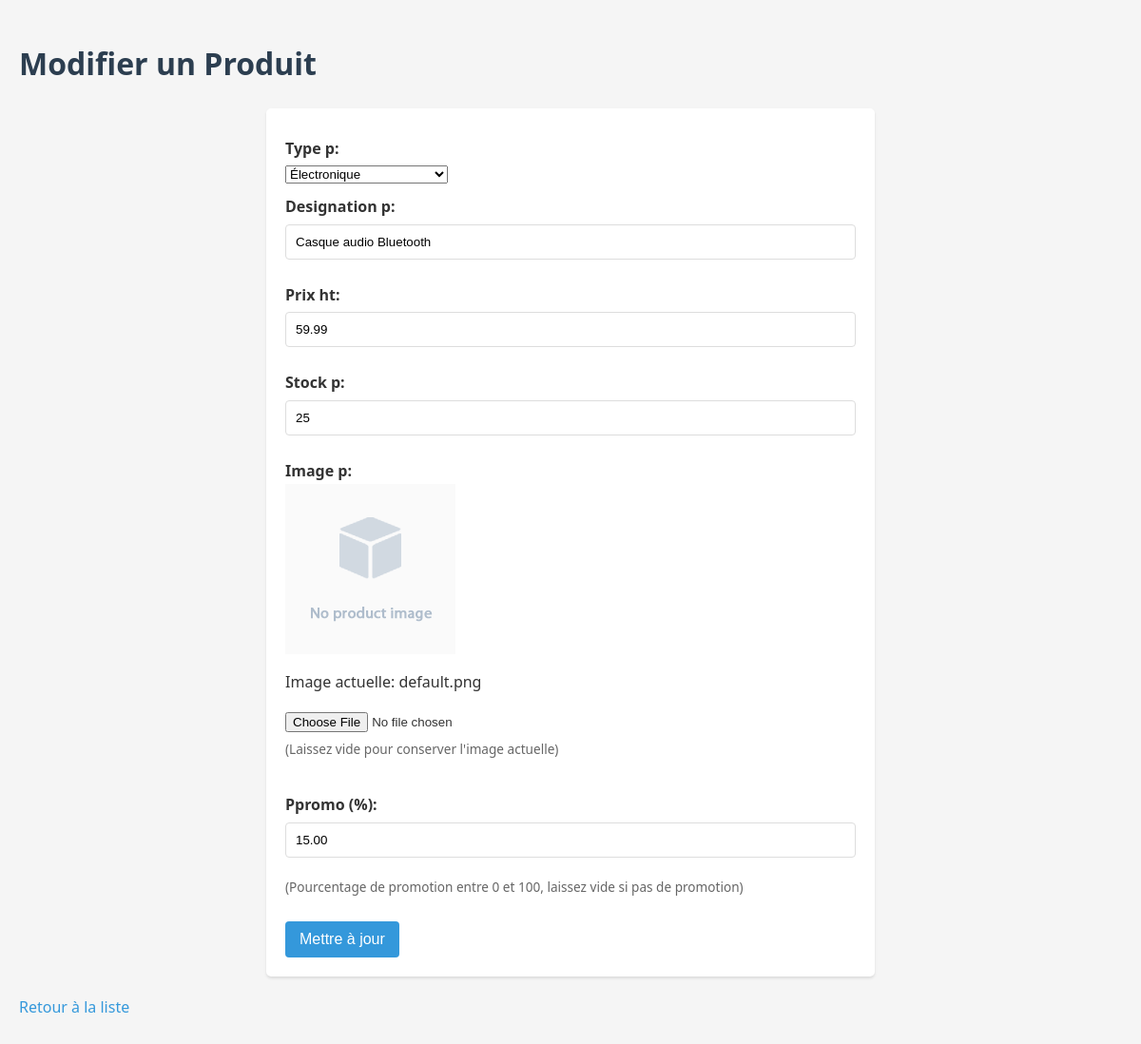
/crud/update.php?table=produit&id=6 (signed in), run on the app's committed database.
### tables this page shows
CREATE TABLE `produit` (
  `id_p` int(11) NOT NULL,
  `type_p` varchar(100) NOT NULL,
  `designation_p` varchar(255) NOT NULL,
  `prix_ht` decimal(10,2) NOT NULL,
  `date_in` date NOT NULL,
  `timeS_in` timestamp NOT NULL DEFAULT current_timestamp(),
  `stock_p` int(11) DEFAULT 0,
  `image_p` varchar(255) DEFAULT 'default.png',
  `ppromo` decimal(5,2) DEFAULT NULL COMMENT 'Pourcentage de promotion (ex: 15.00 pour 15%)'
);

### config/crud_config.php (called while the page is built)
<?php
return [
    'user' => [
        'excluded_columns' => ['user_id', 'user_date_new', 'user_date_login', 'user_compte_id'],
        'default_values' => [
            'user_compte_id' => function($pdo) {
                return null;
            },
            'user_password' => function($password) {
                return password_hash($password, PASSWORD_DEFAULT);
            }
        ],
        'primary_key' => 'user_id'
    ],
    'produit' => [
        'excluded_columns' => ['id_p', 'date_in', 'timeS_in'],
        'default_values' => [
            'id_p' => function($pdo) {
                $stmt = $pdo->query("SELECT MAX(user_compte_id) FROM user");
                $maxId = $stmt->fetchColumn();
                return $maxId ? $maxId + 1 : 1;
            },
            'date_in' => function() {
            return date('Y-m-d');
            }
        ],
        'primary_key' => 'id_p'
    ],
    'historique_prix' => [
        'excluded_columns' => ['id_hist', 'date_modification'],
        'default_values' => [],
        'primary_key' => 'id_hist'
    ],
];
?>

### crud/update.php (the view, shortened to what this page needs)
<?php
include '../config/db.php';
$crudConfig = include '../config/crud_config.php';
$productTypesFile = '../config/product_types.json';
$productTypes = [];
if (file_exists($productTypesFile)) {
    $productTypesJson = file_get_contents($productTypesFile);
    $productTypesData = json_decode($productTypesJson, true);
    if ($productTypesData && isset($productTypesData['categories'])) {
        $productTypes = $productTypesData['categories'];
    }
}
$table = $_GET['table'] ?? die("Table non spécifiée");
$id = $_GET['id'] ?? die("ID non spécifié");
$config = $crudConfig[$table] ?? die("Configuration non trouvée pour la table $table");
$stmt = $pdo->prepare("SELECT * FROM $table WHERE {$config['primary_key']} = ?");
$stmt->execute([$id]);
$item = $stmt->fetch(PDO::FETCH_ASSOC);
$stmt = $pdo->query("DESCRIBE $table");
$columns = $stmt->fetchAll(PDO::FETCH_COLUMN);
$formColumns = array_diff($columns, $config['excluded_columns']);
?>
<!DOCTYPE html>
<html>
<head>
    <link rel="stylesheet" href="/assets/css/style.css">
</head>
<body>
    <h1>Modifier un <?= ucfirst($table) ?></h1>
    <form method="POST" enctype="multipart/form-data">
        <?php foreach ($formColumns as $column): ?>
            <?php if ($table === 'produit' && $column === 'image_p'): ?>
                <label><?= ucfirst(str_replace('_', ' ', $column)) ?>:</label>
                <div>
                    <?php if (!empty($item[$column])): ?>
                        <img src="../img_produit/<?= htmlspecialchars($item[$column]) ?>" alt="Image actuelle" style="max-width: 200px; max-height: 200px; display: block; margin-bottom: 10px;">
                        <p>Image actuelle: <?= htmlspecialchars($item[$column]) ?></p>
                    <?php endif; ?>
                    <input type="file" name="<?= $column ?>" accept="image/*">
                    <small>(Laissez vide pour conserver l'image actuelle)</small>
                </div>
                <br>
            <?php elseif ($table === 'produit' && $column === 'ppromo'): ?>
                <label><?= ucfirst(str_replace('_', ' ', $column)) ?> (%):</label>
                <input type="number" name="<?= $column ?>" min="0" max="100" step="0.01"
                       value="<?= htmlspecialchars($item[$column] ?? '') ?>"
                       placeholder="Ex: 15.50">
                <small>(Pourcentage de promotion entre 0 et 100, laissez vide si pas de promotion)</small>
                <br>
            <?php elseif ($table === 'produit' && $column === 'type_p'): ?>
                <label><?= ucfirst(str_replace('_', ' ', $column)) ?>:</label>
                <select name="<?= $column ?>" required>
                    <?php foreach ($productTypes as $type): ?>
                        <option value="<?= htmlspecialchars($type['label']) ?>"
                                <?= ($item[$column] === $type['label']) ? 'selected' : '' ?>>
                            <?= htmlspecialchars($type['label']) ?>
                        </option>
                    <?php endforeach; ?>
                </select>
                <br>
            <?php else: ?>
                <label><?= ucfirst(str_replace('_', ' ', $column)) ?>:</label>
                <?php if (strpos($column, 'password') !== false): ?>
                    <input type="password" name="<?= $column ?>" placeholder="Laisser vide pour ne pas modifier">
                <?php else: ?>
                    <input type="text" name="<?= $column ?>" value="<?= htmlspecialchars($item[$column]) ?>" required>
                <?php endif; ?>
                <br>
            <?php endif; ?>
        <?php endforeach; ?>
        <button type="submit">Mettre à jour</button>
    </form>
    <p><a href="read.php?table=<?= $table ?>">Retour à la liste</a></p>
</body>
</html>

### assets/css/style.css (style rules this page uses)
body { font-family: 'Segoe UI', Tahoma, Geneva, Verdana, sans-serif; line-height: 1.6; margin: 0; padding: 20px; background-color: #f5f5f5; color: #333; }
h1, h2, h3 { color: #2c3e50; }
a { color: #3498db; text-decoration: none; }
form { max-width: 600px; margin: 20px auto; padding: 20px; background-color: white; border-radius: 5px; box-shadow: 0 2px 3px rgba(0, 0, 0, 0.1); }
label { display: block; margin-top: 10px; font-weight: bold; }
input[type="text"], input[type="password"], input[type="email"] { width: 100%; padding: 10px; margin: 5px 0 15px; border: 1px solid #ddd; border-radius: 4px; box-sizing: border-box; }
input[type="submit"], button { background-color: #3498db; color: white; border: none; padding: 10px 15px; border-radius: 4px; cursor: pointer; font-size: 16px; }
input[type="number"] { width: 100%; padding: 10px; margin: 5px 0 15px; border: 1px solid #ddd; border-radius: 4px; box-sizing: border-box; }
small { color: #666; font-size: 0.85em; display: block; margin-top: 5px; }

### data on the page
produit: type_p "Électronique", designation_p "Casque audio Bluetooth", prix_ht "59.99", stock_p "25", image_p (placeholder picture), image_p "default.png", ppromo "15.00"

### other printed values
$table "Produit"
str_replace('_', ' ', $column) "Type p"
str_replace('_', ' ', $column) "Designation p"
str_replace('_', ' ', $column) "Prix ht"
str_replace('_', ' ', $column) "Stock p"
str_replace('_', ' ', $column) "Image p"
str_replace('_', ' ', $column) "Ppromo"
